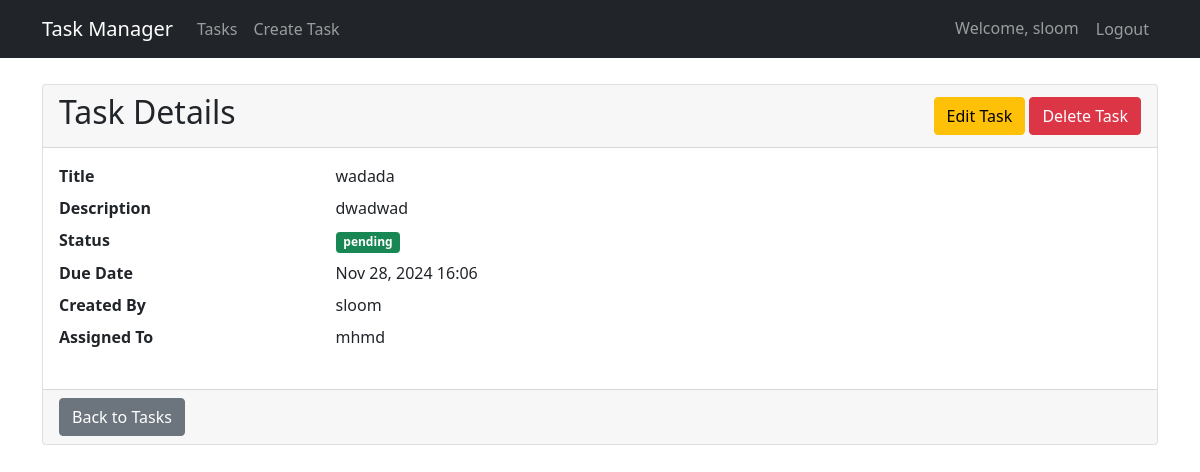
The app's page /task/8/ (signed in) with its own data.
### tasks/models.py (models this page shows, shortened)
class Task(models.Model):
    title = models.CharField(max_length=200)
    description = models.TextField()
    created_date = models.DateTimeField(auto_now_add=True)
    due_date = models.DateTimeField()
    status = models.CharField(max_length=20, choices=[
        ('pending', 'Pending'),
        ('in_progress', 'In Progress'),
        ('completed', 'Completed'),
    ], default='pending')
    assigned_to = models.ManyToManyField(User, related_name='assigned_tasks')
    created_by = models.ForeignKey(User, on_delete=models.CASCADE, related_name='created_tasks')

### tasks/views.py (the view)
# urls.py: path('task/<int:pk>/', views.task_detail, name='task_detail'),
@login_required
def task_detail(request, pk):
    task = get_object_or_404(Task, pk=pk)
    if request.method == 'POST':
        task.assigned_to.add(request.user)
        messages.success(request, 'Task assigned to you successfully!')
        return redirect('task_list')
    return render(request, 'tasks/task_detail.html', {'task': task})

### tasks/templates/tasks/task_detail.html
{% extends 'tasks/base.html' %}
{% block content %}
<div class="card">
    <div class="card-header d-flex justify-content-between align-items-center">
        <h2>Task Details</h2>
        {% if task.created_by == request.user %}
        <div>
            <a href="{% url 'task_update' task.pk %}" class="btn btn-warning">Edit Task</a>
            <a href="{% url 'task_delete' task.pk %}" class="btn btn-danger">Delete Task</a>
        </div>
        {% endif %}
    </div>
    <div class="card-body">
        <dl class="row">
            <dt class="col-sm-3">Title</dt>
            <dd class="col-sm-9">{{ task.title }}</dd>
            <dt class="col-sm-3">Description</dt>
            <dd class="col-sm-9">{{ task.description }}</dd>
            <dt class="col-sm-3">Status</dt>
            <dd class="col-sm-9">
                <span class="badge bg-{{ task.status|yesno:'success,warning' }}">{{ task.status }}</span>
            </dd>
            <dt class="col-sm-3">Due Date</dt>
            <dd class="col-sm-9">{{ task.due_date|date:"M d, Y H:i" }}</dd>
            <dt class="col-sm-3">Created By</dt>
            <dd class="col-sm-9">{{ task.created_by.get_full_name|default:task.created_by.username }}</dd>
            <dt class="col-sm-3">Assigned To</dt>
            <dd class="col-sm-9">
                {% for user in task.assigned_to.all %}
                    {{ user.get_full_name|default:user.username }}{% if not forloop.last %}, {% endif %}
                {% empty %}
                    <span class="text-muted">Unassigned</span>
                {% endfor %}
            </dd>
        </dl>
    </div>
    <div class="card-footer">
        <a href="{% url 'task_list' %}" class="btn btn-secondary">Back to Tasks</a>
    </div>
</div>
{% endblock %}

### tasks/templates/tasks/base.html (shortened to what this page needs)
<!DOCTYPE html>
<html lang="en">
<head>
    <link href="https://cdn.jsdelivr.net/npm/bootstrap@5.1.3/dist/css/bootstrap.min.css" rel="stylesheet">
</head>
<body>
    <nav class="navbar navbar-expand-lg navbar-dark bg-dark fixed-top">
        <div class="container">
            <a class="navbar-brand" href="{% url 'task_list' %}">Task Manager</a>
            <div class="collapse navbar-collapse" id="navbarNav">
                {% if user.is_authenticated %}
                <ul class="navbar-nav">
                    <li class="nav-item">
                        <a class="nav-link" href="{% url 'task_list' %}">Tasks</a>
                    </li>
                    <li class="nav-item">
                        <a class="nav-link" href="{% url 'task_create' %}">Create Task</a>
                    </li>
                </ul>
                <ul class="navbar-nav ms-auto">
                    <li class="nav-item">
                        <span class="nav-link">Welcome, {{ user.username }}</span>
                    </li>
                    <li class="nav-item">
                        <form method="POST" action="{% url 'logout' %}" class="d-inline">
                            <button type="submit" class="nav-link btn btn-link">Logout</button>
                        </form>
                    </li>
                </ul>
                {% endif %}
            </div>
        </div>
    </nav>
    <div class="container mt-4">
        {% block content %}{% endblock %}
    </div>
</body>
</html>

### tasks/templates/tasks/base.html (style rules this page uses)
body { padding-top: 60px; }

### records on screen
Task: title "wadada", description "dwadwad", status "pending", due_date "Nov 28, 2024 16:06", created_by.get_full_name "sloom"

### other values on screen
{{ user.username }} "sloom"
{{ user.get_full_name|default:user.username }} "mhmd"
